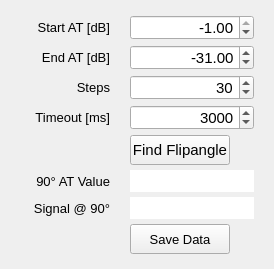
        <widget class="QWidget" name="flipangleWidget">
         <property name="enabled">
          <bool>true</bool>
         </property>
         <property name="geometry">
          <rect>
           <x>0</x>
           <y>0</y>
           <width>274</width>
           <height>245</height>
          </rect>
         </property>
         <property name="autoFillBackground">
          <bool>true</bool>
         </property>
         <attribute name="label">
          <string>Flipangle Tool</string>
         </attribute>
         <layout class="QVBoxLayout" name="verticalLayout_3">
          <property name="spacing">
           <number>10</number>
          </property>
          <property name="leftMargin">
           <number>0</number>
          </property>
          <property name="topMargin">
           <number>10</number>
          </property>
          <property name="rightMargin">
           <number>0</number>
          </property>
          <property name="bottomMargin">
           <number>10</number>
          </property>
          <item>
           <widget class="QWidget" name="widget" native="true">
            <layout class="QFormLayout" name="formLayout_3">
             <property name="fieldGrowthPolicy">
              <enum>QFormLayout::ExpandingFieldsGrow</enum>
             </property>
             <property name="labelAlignment">
              <set>Qt::AlignRight|Qt::AlignTrailing|Qt::AlignVCenter</set>
             </property>
             <property name="formAlignment">
              <set>Qt::AlignHCenter|Qt::AlignTop</set>
             </property>
             <property name="horizontalSpacing">
              <number>20</number>
             </property>
             <property name="verticalSpacing">
              <number>5</number>
             </property>
             <property name="leftMargin">
              <number>10</number>
             </property>
             <property name="topMargin">
              <number>5</number>
             </property>
             <property name="rightMargin">
              <number>20</number>
             </property>
             <property name="bottomMargin">
              <number>5</number>
             </property>
             <item row="0" column="0">
              <widget class="QLabel" name="atStartLabel">
               <property name="sizePolicy">
                <sizepolicy hsizetype="Minimum" vsizetype="Preferred">
                 <horstretch>0</horstretch>
                 <verstretch>0</verstretch>
                </sizepolicy>
               </property>
               <property name="minimumSize">
                <size>
                 <width>100</width>
                 <height>0</height>
                </size>
               </property>
               <property name="font">
                <font>
                 <pointsize>10</pointsize>
                 <weight>50</weight>
                 <bold>false</bold>
                </font>
               </property>
               <property name="text">
                <string>Start AT [dB]</string>
               </property>
               <property name="alignment">
                <set>Qt::AlignRight|Qt::AlignTrailing|Qt::AlignVCenter</set>
               </property>
              </widget>
             </item>
             <item row="1" column="0">
              <widget class="QLabel" name="atEndLabel">
               <property name="sizePolicy">
                <sizepolicy hsizetype="Minimum" vsizetype="Preferred">
                 <horstretch>0</horstretch>
                 <verstretch>0</verstretch>
                </sizepolicy>
               </property>
               <property name="minimumSize">
                <size>
                 <width>100</width>
                 <height>0</height>
                </size>
               </property>
               <property name="font">
                <font>
                 <pointsize>10</pointsize>
                 <weight>50</weight>
                 <bold>false</bold>
                </font>
               </property>
               <property name="text">
                <string>End AT [dB]</string>
               </property>
               <property name="alignment">
                <set>Qt::AlignRight|Qt::AlignTrailing|Qt::AlignVCenter</set>
               </property>
              </widget>
             </item>
             <item row="2" column="0">
              <widget class="QLabel" name="atStepsLabel">
               <property name="sizePolicy">
                <sizepolicy hsizetype="Minimum" vsizetype="Preferred">
                 <horstretch>0</horstretch>
                 <verstretch>0</verstretch>
                </sizepolicy>
               </property>
               <property name="minimumSize">
                <size>
                 <width>100</width>
                 <height>0</height>
                </size>
               </property>
               <property name="font">
                <font>
                 <pointsize>10</pointsize>
                 <weight>50</weight>
                 <bold>false</bold>
                </font>
               </property>
               <property name="text">
                <string>Steps</string>
               </property>
               <property name="alignment">
                <set>Qt::AlignRight|Qt::AlignTrailing|Qt::AlignVCenter</set>
               </property>
              </widget>
             </item>
             <item row="3" column="0">
              <widget class="QLabel" name="atTimeoutLabel">
               <property name="sizePolicy">
                <sizepolicy hsizetype="Minimum" vsizetype="Preferred">
                 <horstretch>0</horstretch>
                 <verstretch>0</verstretch>
                </sizepolicy>
               </property>
               <property name="minimumSize">
                <size>
                 <width>100</width>
                 <height>0</height>
                </size>
               </property>
               <property name="font">
                <font>
                 <pointsize>10</pointsize>
                 <weight>50</weight>
                 <bold>false</bold>
                </font>
               </property>
               <property name="text">
                <string>Timeout [ms]</string>
               </property>
               <property name="alignment">
                <set>Qt::AlignRight|Qt::AlignTrailing|Qt::AlignVCenter</set>
               </property>
              </widget>
             </item>
             <item row="2" column="1">
              <widget class="QSpinBox" name="atSteps_input">
               <property name="sizePolicy">
                <sizepolicy hsizetype="Expanding" vsizetype="Fixed">
                 <horstretch>0</horstretch>
                 <verstretch>0</verstretch>
                </sizepolicy>
               </property>
               <property name="minimumSize">
                <size>
                 <width>90</width>
                 <height>25</height>
                </size>
               </property>
               <property name="maximumSize">
                <size>
                 <width>300</width>
                 <height>25</height>
                </size>
               </property>
               <property name="font">
                <font>
                 <pointsize>11</pointsize>
                 <weight>50</weight>
                 <bold>false</bold>
                </font>
               </property>
               <property name="alignment">
                <set>Qt::AlignRight|Qt::AlignTrailing|Qt::AlignVCenter</set>
               </property>
               <property name="minimum">
                <number>1</number>
               </property>
               <property name="maximum">
                <number>120</number>
               </property>
               <property name="singleStep">
                <number>1</number>
               </property>
               <property name="value">
                <number>30</number>
               </property>
              </widget>
             </item>
             <item row="3" column="1">
              <widget class="QSpinBox" name="atTimeout_input">
               <property name="sizePolicy">
                <sizepolicy hsizetype="Expanding" vsizetype="Fixed">
                 <horstretch>0</horstretch>
                 <verstretch>0</verstretch>
                </sizepolicy>
               </property>
               <property name="minimumSize">
                <size>
                 <width>90</width>
                 <height>25</height>
                </size>
               </property>
               <property name="maximumSize">
                <size>
                 <width>300</width>
                 <height>25</height>
                </size>
               </property>
               <property name="font">
                <font>
                 <pointsize>11</pointsize>
                 <weight>50</weight>
                 <bold>false</bold>
                </font>
               </property>
               <property name="alignment">
                <set>Qt::AlignRight|Qt::AlignTrailing|Qt::AlignVCenter</set>
               </property>
               <property name="maximum">
                <number>999999</number>
               </property>
               <property name="singleStep">
                <number>100</number>
               </property>
               <property name="value">
                <number>3000</number>
               </property>
              </widget>
             </item>
             <item row="0" column="1">
              <widget class="QDoubleSpinBox" name="atStart_input">
               <property name="sizePolicy">
                <sizepolicy hsizetype="Expanding" vsizetype="Fixed">
                 <horstretch>0</horstretch>
                 <verstretch>0</verstretch>
                </sizepolicy>
               </property>
               <property name="minimumSize">
                <size>
                 <width>90</width>
                 <height>25</height>
                </size>
               </property>
               <property name="maximumSize">
                <size>
                 <width>300</width>
                 <height>25</height>
                </size>
               </property>
               <property name="font">
                <font>
                 <pointsize>11</pointsize>
                 <weight>50</weight>
                 <bold>false</bold>
                </font>
               </property>
               <property name="alignment">
                <set>Qt::AlignRight|Qt::AlignTrailing|Qt::AlignVCenter</set>
               </property>
               <property name="minimum">
                <double>-32.000000000000000</double>
               </property>
               <property name="maximum">
                <double>-1.000000000000000</double>
               </property>
               <property name="singleStep">
                <double>0.250000000000000</double>
               </property>
               <property name="value">
                <double>-1.000000000000000</double>
               </property>
              </widget>
             </item>
             <item row="1" column="1">
              <widget class="QDoubleSpinBox" name="atEnd_input">
               <property name="sizePolicy">
                <sizepolicy hsizetype="Expanding" vsizetype="Fixed">
                 <horstretch>0</horstretch>
                 <verstretch>0</verstretch>
                </sizepolicy>
               </property>
               <property name="minimumSize">
                <size>
                 <width>90</width>
                 <height>25</height>
                </size>
               </property>
               <property name="maximumSize">
                <size>
                 <width>300</width>
                 <height>25</height>
                </size>
               </property>
               <property name="font">
                <font>
                 <pointsize>11</pointsize>
                 <weight>50</weight>
                 <bold>false</bold>
                </font>
               </property>
               <property name="alignment">
                <set>Qt::AlignRight|Qt::AlignTrailing|Qt::AlignVCenter</set>
               </property>
               <property name="minimum">
                <double>-32.000000000000000</double>
               </property>
               <property name="maximum">
                <double>-1.000000000000000</double>
               </property>
               <property name="singleStep">
                <double>0.250000000000000</double>
               </property>
               <property name="value">
                <double>-31.000000000000000</double>
               </property>
              </widget>
             </item>
             <item row="4" column="1">
              <widget class="QPushButton" name="flipangle_btn">
               <property name="sizePolicy">
                <sizepolicy hsizetype="Fixed" vsizetype="Fixed">
                 <horstretch>0</horstretch>
                 <verstretch>0</verstretch>
                </sizepolicy>
               </property>
               <property name="minimumSize">
                <size>
                 <width>100</width>
                 <height>30</height>
                </size>
               </property>
               <property name="maximumSize">
                <size>
                 <width>100</width>
                 <height>30</height>
                </size>
               </property>
               <property name="font">
                <font>
                 <pointsize>11</pointsize>
                 <weight>50</weight>
                 <bold>false</bold>
                </font>
               </property>
               <property name="text">
                <string>Find Flipangle</string>
               </property>
              </widget>
             </item>
             <item row="5" column="1">
              <widget class="QLineEdit" name="atMax_output">
               <property name="sizePolicy">
                <sizepolicy hsizetype="Expanding" vsizetype="Fixed">
                 <horstretch>0</horstretch>
                 <verstretch>0</verstretch>
                </sizepolicy>
               </property>
               <property name="minimumSize">
                <size>
                 <width>80</width>
                 <height>22</height>
                </size>
               </property>
               <property name="maximumSize">
                <size>
                 <width>16777215</width>
                 <height>22</height>
                </size>
               </property>
               <property name="font">
                <font>
                 <pointsize>11</pointsize>
                 <weight>50</weight>
                 <bold>false</bold>
                </font>
               </property>
               <property name="frame">
                <bool>false</bool>
               </property>
               <property name="alignment">
                <set>Qt::AlignRight|Qt::AlignTrailing|Qt::AlignVCenter</set>
               </property>
               <property name="readOnly">
                <bool>true</bool>
               </property>
              </widget>
             </item>
             <item row="6" column="1">
              <widget class="QLineEdit" name="atPeak_output">
               <property name="sizePolicy">
                <sizepolicy hsizetype="Expanding" vsizetype="Fixed">
                 <horstretch>0</horstretch>
                 <verstretch>0</verstretch>
                </sizepolicy>
               </property>
               <property name="minimumSize">
                <size>
                 <width>80</width>
                 <height>22</height>
                </size>
               </property>
               <property name="maximumSize">
                <size>
                 <width>16777215</width>
                 <height>22</height>
                </size>
               </property>
               <property name="font">
                <font>
                 <pointsize>11</pointsize>
                 <weight>50</weight>
                 <bold>false</bold>
                </font>
               </property>
               <property name="frame">
                <bool>false</bool>
               </property>
               <property name="alignment">
                <set>Qt::AlignRight|Qt::AlignTrailing|Qt::AlignVCenter</set>
               </property>
               <property name="readOnly">
                <bool>true</bool>
               </property>
              </widget>
             </item>
             <item row="5" column="0">
              <widget class="QLabel" name="atValue">
               <property name="sizePolicy">
                <sizepolicy hsizetype="Minimum" vsizetype="Preferred">
                 <horstretch>0</horstretch>
                 <verstretch>0</verstretch>
                </sizepolicy>
               </property>
               <property name="minimumSize">
                <size>
                 <width>100</width>
                 <height>0</height>
                </size>
               </property>
               <property name="font">
                <font>
                 <pointsize>10</pointsize>
                 <weight>50</weight>
                 <bold>false</bold>
                </font>
               </property>
               <property name="text">
                <string>90° AT Value</string>
               </property>
               <property name="alignment">
                <set>Qt::AlignRight|Qt::AlignTrailing|Qt::AlignVCenter</set>
               </property>
              </widget>
             </item>
             <item row="6" column="0">
              <widget class="QLabel" name="atSignalLabel">
               <property name="sizePolicy">
                <sizepolicy hsizetype="Minimum" vsizetype="Preferred">
                 <horstretch>0</horstretch>
                 <verstretch>0</verstretch>
                </sizepolicy>
               </property>
               <property name="minimumSize">
                <size>
                 <width>100</width>
                 <height>0</height>
                </size>
               </property>
               <property name="font">
                <font>
                 <pointsize>10</pointsize>
                 <weight>50</weight>
                 <bold>false</bold>
                </font>
               </property>
               <property name="text">
                <string>Signal @ 90°</string>
               </property>
               <property name="alignment">
                <set>Qt::AlignRight|Qt::AlignTrailing|Qt::AlignVCenter</set>
               </property>
              </widget>
             </item>
             <item row="7" column="1">
              <widget class="QPushButton" name="flipangle_save_btn">
               <property name="sizePolicy">
                <sizepolicy hsizetype="Fixed" vsizetype="Fixed">
                 <horstretch>0</horstretch>
                 <verstretch>0</verstretch>
                </sizepolicy>
               </property>
               <property name="minimumSize">
                <size>
                 <width>100</width>
                 <height>30</height>
                </size>
               </property>
               <property name="maximumSize">
                <size>
                 <width>100</width>
                 <height>30</height>
                </size>
               </property>
               <property name="font">
                <font>
                 <pointsize>10</pointsize>
                </font>
               </property>
               <property name="text">
                <string>Save Data</string>
               </property>
              </widget>
             </item>
            </layout>
           </widget>
          </item>
         </layout>
        </widget>
